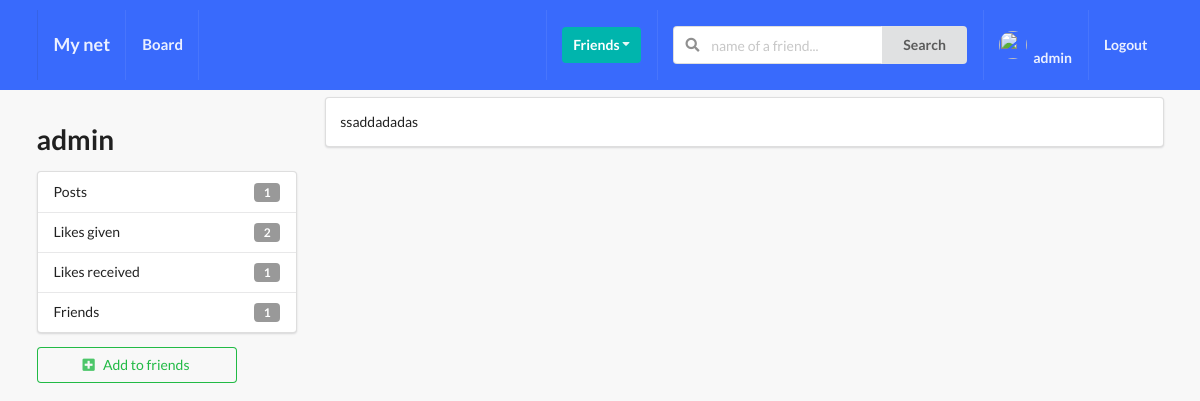
The page /profile/alekseyarsentyev/ (signed in) on the database its author committed.
### profile_app/models.py (models this page shows, shortened)
class Profile(models.Model):
    first_name = models.CharField(max_length=200, blank=True)
    last_name = models.CharField(max_length=200, blank=True)
    user = models.OneToOneField(User, on_delete=models.CASCADE)
    bio = models.TextField(default="No bio...", max_length=300)
    email = models.EmailField()
    country = models.CharField(max_length=200, blank=True)
    avatar = models.ImageField(default='avatar.jpg', upload_to='avatars/')
    friends = models.ManyToManyField(User, blank=True, default=None, null=True, related_name='friends')
    slug = models.SlugField(unique=True, blank=True)
    updated = models.DateTimeField(auto_now=True)
    created = models.DateTimeField(auto_now_add=True)
    objects = ProfileManager()
    __initial_first_name = None
    __initial_last_name = None
    def __init__(self, *args, **kwargs):
        super().__init__(*args, **kwargs)
        self.__initial_first_name = self.first_name
        self.__initial_last_name = self.last_name
    def get_friends_count(self):
        return self.friends.all().count()
    def get_posts_count(self):
        return self.posts.all().count()
    def get_all_authors_posts(self):
        return self.posts.all()
    def get_like_given_count(self):
        likes = self.likes_user.all()
        total_like = 0
        for item in likes:
            if item.value == 'Like':
                total_like += 1
        return total_like
    def get_received_like_count(self):
        posts = self.posts.all()
        total_like = 0
        for post in posts:
            total_like += post.likes_post.count()
        return total_like

### post_app/models.py (models this page shows, shortened)
class Like(models.Model):
    user = models.ForeignKey(Profile, on_delete=models.CASCADE, related_name='likes_user')
    post = models.ForeignKey(Post, on_delete=models.CASCADE, related_name='likes_post')
    value = models.CharField(max_length=8, choices=LIKE_CHOICES)
    updated = models.DateTimeField(auto_now=True)
    created = models.DateTimeField(auto_now_add=True)

class Post(models.Model):
    content = models.TextField()
    image = models.ImageField(
        upload_to='posts', validators=[FileExtensionValidator(['png', 'jpg', 'jpeg'])], blank=True
    )
    liked = models.ManyToManyField(Profile, related_name='likes', blank=True)
    updated = models.DateTimeField(auto_now=True)
    created = models.DateTimeField(auto_now_add=True)
    author = models.ForeignKey(Profile, related_name='posts', on_delete=models.CASCADE)
    class Meta:
        ordering = ('-created', )

### profile_app/views.py (the view)
# urls.py: path('<slug>/', ProfileDetailView.as_view(), name='profile_detail_view'),
class ProfileDetailView(LoginRequiredMixin, generic.DeleteView):
    model = Profile
    template_name = 'profile_app/profile_view.html'
    def get_object(self, queryset=None):
        slug = self.kwargs.get('slug')
        profile = Profile.objects.get(slug=slug)
        return profile
    def get_context_data(self, **kwargs):
        context = super().get_context_data(**kwargs)
        user = User.objects.get(username__iexact=self.request.user)
        profile = Profile.objects.get(user=user)
        rel_s = Relationship.objects.filter(receiver=profile)
        rel_r = Relationship.objects.filter(sender=profile)
        rel_receiver = []
        for item in rel_r:
            rel_receiver.append(item.receiver.user)
        rel_sender = []
        for item in rel_s:
            rel_sender.append(item.sender.user)
        context['rel_receiver'] = rel_receiver
        context['rel_sender'] = rel_sender
        context['posts'] = self.get_object().get_all_authors_posts()
        context['len_posts'] = True if len(self.get_object().get_all_authors_posts()) > 0 else False
        return context

### profile_app/context_processors.py (called while the page is built)
def profile_pic(request):
    if request.user.is_authenticated:
        profile_obj = Profile.objects.get(user=request.user)
        pic = profile_obj.avatar
        return {'picture': pic}
    return {}

def received_invites(request):
    if request.user.is_authenticated:
        profile_obj = Profile.objects.get(user=request.user)
        invites_num = Relationship.objects.invatations_recieved(receiver=profile_obj).count()
        return {'invites_num': invites_num}
    return {}

### profile_app/models.py (called while the page is built)
    def invatations_recieved(self, receiver):
        qs = Relationship.objects.filter(receiver=receiver, status='send')
        return qs

### profile_app/templates/profile_app/profile_view.html (shortened to what this page needs)
{% extends 'base.html' %}
{% block content %}
    <div class="ui grid">
        <br>
        <div class="row">
            <div class="four wide column">
                <h1>{{object.user}}</h1>
                <div class="ui vertical fluid menu">
                    <div class="item">
                        Posts
                        <div class="ui label">
                            {{ object.get_posts_count }}
                        </div>
                    </div>
                    <div class="item">
                        Likes given
                        <div class="ui label">
                            {{ object.get_like_given_count }}
                        </div>
                    </div>
                    <div class="item">
                        Likes received
                        <div class="ui label">
                            {{ object.get_received_like_count }}
                        </div>
                    </div>
                    <div class="item">
                        Friends
                        <div class="ui label">
                            {{ object.get_friends_count }}
                        </div>
                    </div>
                </div>
                {% if object.user not in rel_receiver and object.user not in rel_sender %}
                    <form action="{% url 'profiles:send_invite' %}" method="POST">
                        <button type="submit" class="ui positive basic button mb-5 w-big"><i class="plus square icon"></i>Add to friends</button>
                    </form>
                {% endif %}
                <br>
            </div>
            <div class="twelve wide column">
                {% if len_posts %}
                    {% for post in posts %}
                        <div class="segment ui fluid">
                            {{ post.content }}
                        </div>
                    {% endfor %}
                {% else %}
                    <h1>No posts here...</h1>
                {% endif %}
            </div>
        </div>
    </div>
{% endblock content %}

### soc_net_app/templates/main/navbar.html (shortened to what this page needs)
{% url 'posts:main-post-view' as path_to_posts %}
{% url 'home' as path_to_home %}
{% url 'profiles:my_profile' as path_to_my_profile %}
<div class="ui inverted menu nav mb-7">
  <div class="ui container">
    <a href="{{path_to_home}}" class="{% if request.path == path_to_home %}active{% endif %} item">
        <h3>My net</h3>
    </a>
    {% if request.user.is_authenticated %}
    <a href="{{path_to_posts}}" class="{% if request.path == path_to_posts %}active{% endif %} item">
        <h4>Board</h4>
    </a>
    {% endif %}
    <div class="right menu">
        {% if request.user.is_authenticated %}
        <div class="item">
            <div class="ui floating dropdown icon button teal"> Friends
                <i class="dropdown icon"></i>
             </div>
        </div>
             <div class="item">
              <form action="" method="GET">
                <div class="ui action left icon input">
                <input class="prompt" type="text" name='q' placeholder="name of a friend...">
                <button type='submit' class="ui button">Search</button>
                </div>
            </form>
            </div>
            <a href="{{path_to_my_profile}}" class="{% if request.path == path_to_my_profile %}active{% endif %} item">
                <img src={{picture.url}} class="ui avatar image">&nbsp;
                 <h5>{{ request.user }}</h5>
            </a>
            <a href="{% url 'account_logout' %}" class="ui item">
                <h5>Logout</h5>
            </a>
        {% else %}
        <a href="{% url 'account_login' %}" class="ui item">
                Login
            </a>
        {% endif %}
    </div>
  </div>
</div>

### static/style.css (style rules this page uses)
body { background: #F8F8F8 !important; }
.nav { border-radius: 0px !important; padding: 10px 0px 10px 0px !important; background-color: #396afc !important; }
.mb-7 { margin-bottom: 7px !important; }
.mb-5 { margin-bottom: 5px !important; }
.w-big { width: 200px !important; }

### rows shown on the page
Profile: user "admin", get_posts_count "1", get_like_given_count "2", get_received_like_count "1", get_friends_count "1"
Post: content "ssaddadadas"

### other values the page prints
{{ request.user }} "admin"
